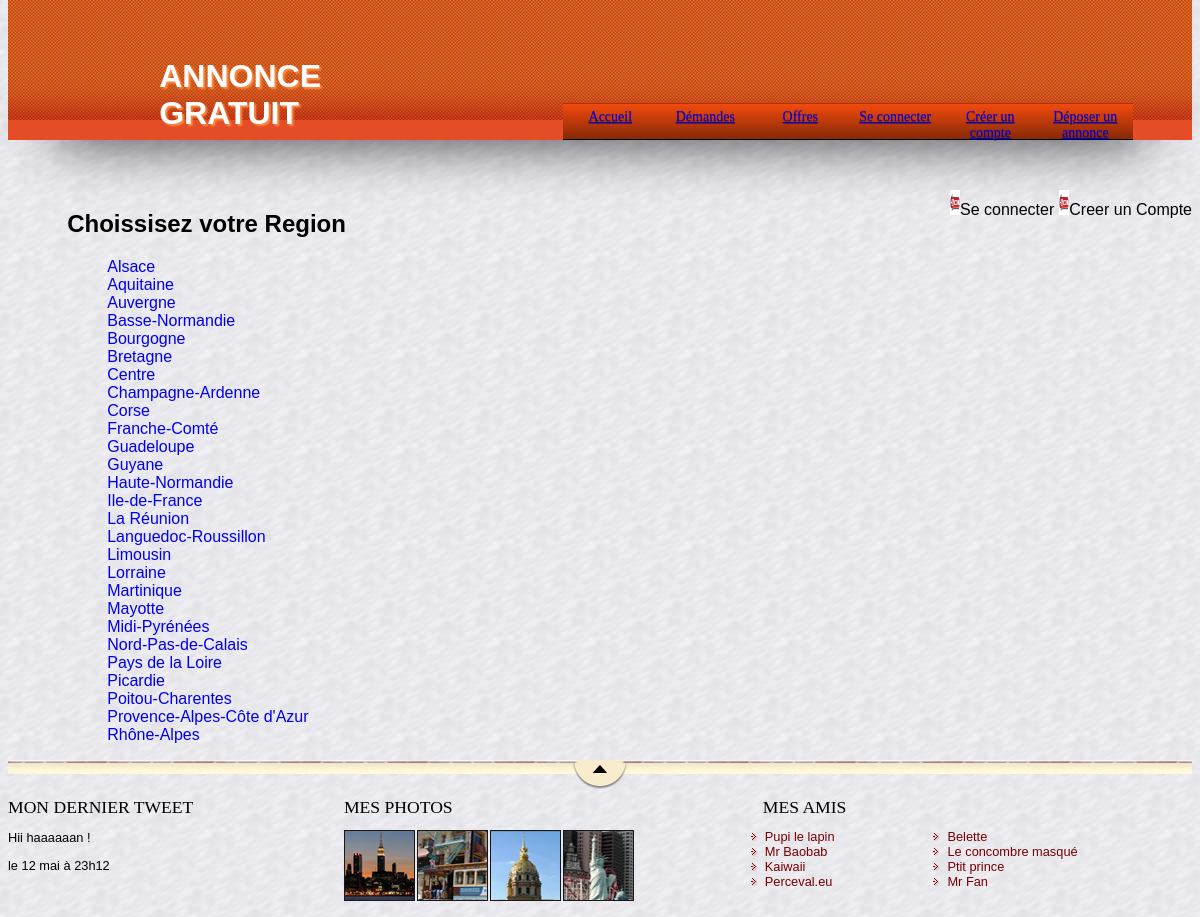
The page / on the database its author committed.
### tables this page shows
CREATE TABLE IF NOT EXISTS `region` (
  `id_region` int(11) NOT NULL AUTO_INCREMENT,
  `nom_region` varchar(50) NOT NULL,
  PRIMARY KEY (`id_region`)
);

### protected/classes/RegionDeptManager.class.php (called while the page is built, shortened)
<?php
class RegionDeptManager {
    private $db;
    public function __construct($bdd) {
        $this->db = $bdd;
    }
    public function getRegions() {
        $regions = array();
        $query = $this->db->query("SELECT * FROM region ORDER BY nom_region");
        while ($donnees = $query->fetch(PDO::FETCH_ASSOC)) {
            $regions[] = new Region($donnees);
        }
        return $regions;
    }
}
?>

### protected/classes/Constructor.class.php (called while the page is built, shortened)
<?php
abstract class Constructor {
    public function hydrate(array $donnees) {
        foreach ($donnees as $key => $value) {
            $method = 'set' . ucfirst($key);
        }
    }
}
?>

### protected/classes/Region.class.php (called while the page is built, shortened)
<?php
class Region extends Constructor {
    private $nom_region;
    public function setNom_region($nom_region) {
        $this->nom_region = $nom_region;
    }
    public function getNom_region() {
        return $this->nom_region;
    }
}
?>

### protected/functions/functions.php (called while the page is built, shortened)
<?php
function cleanForShortURL($toClean) {
    $toClean = str_replace('&', '-and-', $toClean);
    $toClean = trim(preg_replace('/[^\w\d_ -]/si', '', $toClean));
    $toClean = str_replace(' ', '-', $toClean);
    $toClean = str_replace('--', '-', $toClean);
    return strtolower(strtr($toClean, $GLOBALS['normalizeChars']));
}
?>

### index.php (the view, shortened to what this page needs)
<?php
include 'protected/functions/functions.php';
?>
<!DOCTYPE html>
<head>
    <link rel="stylesheet" href="css/style.css" type="text/css">
</head>
<body>
    <?php include 'include/header.php'; ?>
    <div id="main" class="wrapper">
        <article>
            <h2>Choissisez votre Region</h2>
            <ul>
                <?php
                $reg_manager = new RegionDeptManager($bdd);
                $regions = $reg_manager->getRegions();
                foreach ($regions as $region) {
                    echo '<li><a href="http://annoncegratuit.olympe-network.com/offres/' .
                    cleanForShortURL($region->getNom_region()) .
                    '" title="' . $region->getNom_region() . '">' . $region->getNom_region() . '</a></li>'."\n";
                }
                ?>
            </ul>
        </article>
    </div>
    <?php include 'include/footer.php';
    ?>
</body>
</html>

### include/header.php
<div id="header-container">
    <header class="wrapper">
        <div id="logo">
            <div id="title">
                <a href="/">Annonce gratuit</a>
            </div>
        </div>
        <nav>
            <div class="pul"><a href="/form/mo.php">Déposer un annonce</a></div>
            <div class="pul"><a href="/registration.php">Créer un compte</a></div>
            <div class="pul"><a href="/login.php">Se connecter</a></div>
            <div class="pul"><a href="#">Offres</a></div>
            <div class="pul"><a href="#">Démandes</a></div>
            <div class="pul"><a href="/">Accueil</a></div>
        </nav>
    </header>
</div>
<?php
$location = explode('/', $_SERVER['REQUEST_URI']);
$location = $location[count($location) - 1];
if (empty($_SESSION)) {
    if ($location != 'login.php' && $location != 'registration.php') {
        echo '<div class="logdelog"><img src="../images/login.jpg" alt ="logout" width="10" height="25" />Creer un Compte</div>';
        echo '<div class="logdelog"><img src="../images/login.jpg" alt ="logout" width="10" height="25" />Se connecter</div>';
    }
} else {
    echo 'Bienvenue ' . $_SESSION['nom'] . '!!! <p><a href = "?deconnexion=1">Deconnexion</a></p>';
}
?>

### include/footer.php
<footer>
    <div id="tweet">
        <h1>Mon dernier tweet</h1>
        <p>Hii haaaaaan !</p>
        <p>le 12 mai à 23h12</p>
    </div>
    <div id="mes_photos">
        <h1>Mes photos</h1>
        <p><img src="images/photo1.jpg" alt="Photographie" /><img src="images/photo2.jpg" alt="Photographie" /><img src="images/photo3.jpg" alt="Photographie" /><img src="images/photo4.jpg" alt="Photographie" /></p>
    </div>
    <div id="mes_amis">
        <h1>Mes amis</h1>
        <ul>
            <li><a href="#">Pupi le lapin</a></li>
            <li><a href="#">Mr Baobab</a></li>
            <li><a href="#">Kaiwaii</a></li>
            <li><a href="#">Perceval.eu</a></li>
        </ul>
        <ul>
            <li><a href="#">Belette</a></li>
            <li><a href="#">Le concombre masqué</a></li>
            <li><a href="#">Ptit prince</a></li>
            <li><a href="#">Mr Fan</a></li>
        </ul>
    </div>
</footer>

### css/style.css (style rules this page uses)
body { margin-top: 0px; margin-bottom: 0px; font-family: Helvetica, "Helvetica Neue", Arial, sans-serif; background-image: url('../images/lgreybackground.jpg'); }
section h1, footer h1 { font-family: Dayrom, serif; font-weight: normal; text-transform: uppercase; }
#header-container { background-color:#FF8C40; height:130px; border-bottom:20px solid #e44d26; margin-bottom:50px; -webkit-box-shadow:0 40px 40px -40px #AAA; -moz-box-shadow:0 40px 40px -40px #AAA; box-shadow:0 40px 40px -40px #AAA; height: 120px; background-image: url(../images/header-bg.png); background-repeat: repeat-x; background-position: center; box-shadow: 0 45px 60px -50px #000000; }
#logo #title a { margin: 0px; padding: 0px; color: #FEFEFE; text-decoration: none; }
#title { font-weight:900; width: 120px; height: 40px; float: left; font-size: xx-large; color: #FFFFFF; font-variant: small-caps; text-transform: uppercase; padding-top: 58px; margin-left: 92px; text-shadow: 2px 2px 2px #FF8C40; filter: dropshadow(color=#FF8C40, offx=2, offy=2); }
header nav { float:right; margin-top:103px; }
article { display: inline-block; vertical-align: top; }
article { width: 625px; margin-right: 15px; }
article li { list-style-type: none; }
article li a { text-decoration: none; }
footer { background: url('images/ico_top.png') no-repeat top center, url('images/separateur.png') repeat-x top, url('images/ombre.png') repeat-x top; padding-top: 25px; clear: both; }
footer p, footer ul { font-size: 0.8em; }
footer h1 { font-size: 1.1em; }
#tweet, #mes_photos, #mes_amis { display: inline-block; vertical-align: top; }
#tweet { width: 28%; }
#mes_photos { width: 35%; }
#mes_amis { width: 31%; }
#mes_photos img { border: 1px solid #181818; margin-right: 2px; }
#mes_amis ul { display: inline-block; vertical-align: top; margin-top: 0; width: 48%; list-style-image: url('images/ico_liensexterne.png'); padding-left: 2px; }
#mes_amis a { text-decoration: none; color: #760001; }
.pul { border-top: 1px solid #a8340a; background: #872907; background: -webkit-gradient(linear, left top, left bottom, from(#f24a0c), to(#872907)); background: -webkit-linear-gradient(top, #f24a0c, #872907); background: -moz-linear-gradient(top, #f24a0c, #872907); background: -ms-linear-gradient(top, #f24a0c, #872907); background: -o-linear-gradient(top, #f24a0c, #872907); -webkit-box-shadow: rgba(0,0,0,1) 0 1px 0; -moz-box-shadow: rgba(0,0,0,1) 0 1px 0; box-shadow: rgba(0,0,0,1) 0 1px 0; text-shadow: rgba(0,0,0,.4) 0 1px 0; color: white; font-size: 14px; font-family: Georgia, serif; text-decoration: none; vertical-align: middle; float: right; height: 25px; width: 75px; padding-top: 5px; padding-right: 10px; padding-bottom: 5px; padding-left: 10px; line-height: normal; text-align: center; -moz-border-radius-topleft: 8px; -moz-border-radius-topright: 8px; }
.wrapper { margin:auto; width:90%; }
.logdelog { float: right; margin-left: 5px; }

### rows shown on the page
region: nom_region "Alsace"
region: nom_region "Aquitaine"
region: nom_region "Auvergne"
region: nom_region "Basse-Normandie"
region: nom_region "Bourgogne"
region: nom_region "Bretagne"
region: nom_region "Centre"
region: nom_region "Champagne-Ardenne"
region: nom_region "Corse"
region: nom_region "Franche-Comté"
region: nom_region "Guadeloupe"
region: nom_region "Guyane"
region: nom_region "Haute-Normandie"
region: nom_region "Ile-de-France"
region: nom_region "La Réunion"
region: nom_region "Languedoc-Roussillon"
region: nom_region "Limousin"
region: nom_region "Lorraine"
region: nom_region "Martinique"
region: nom_region "Mayotte"
region: nom_region "Midi-Pyrénées"
region: nom_region "Nord-Pas-de-Calais"
region: nom_region "Pays de la Loire"
region: nom_region "Picardie"
region: nom_region "Poitou-Charentes"
region: nom_region "Provence-Alpes-Côte d'Azur"
region: nom_region "Rhône-Alpes"
